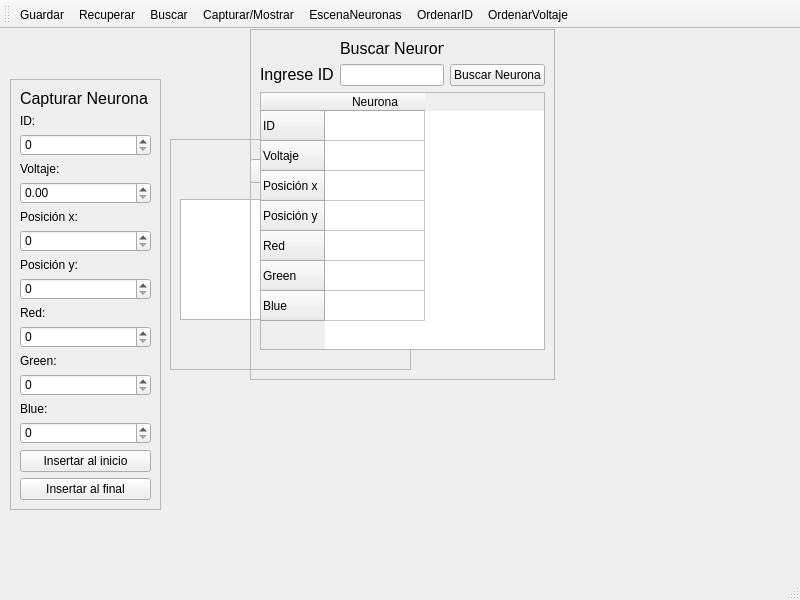
<?xml version="1.0" encoding="UTF-8"?>
<ui version="4.0">
 <class>MainWindow</class>
 <widget class="QMainWindow" name="MainWindow">
  <property name="geometry">
   <rect>
    <x>0</x>
    <y>0</y>
    <width>800</width>
    <height>600</height>
   </rect>
  </property>
  <property name="windowTitle">
   <string>MainWindow</string>
  </property>
  <widget class="QWidget" name="centralwidget">
   <widget class="QFrame" name="frame">
    <property name="geometry">
     <rect>
      <x>10</x>
      <y>50</y>
      <width>151</width>
      <height>431</height>
     </rect>
    </property>
    <property name="frameShape">
     <enum>QFrame::StyledPanel</enum>
    </property>
    <property name="frameShadow">
     <enum>QFrame::Raised</enum>
    </property>
    <layout class="QVBoxLayout" name="verticalLayout">
     <item>
      <widget class="QLabel" name="label">
       <property name="text">
        <string>&lt;html&gt;&lt;head/&gt;&lt;body&gt;&lt;p&gt;&lt;span style=&quot; font-size:12pt;&quot;&gt;Capturar Neurona&lt;/span&gt;&lt;/p&gt;&lt;/body&gt;&lt;/html&gt;</string>
       </property>
      </widget>
     </item>
     <item>
      <widget class="QLabel" name="label_2">
       <property name="text">
        <string>ID:</string>
       </property>
      </widget>
     </item>
     <item>
      <widget class="QSpinBox" name="spinBox"/>
     </item>
     <item>
      <widget class="QLabel" name="label_3">
       <property name="text">
        <string>Voltaje:</string>
       </property>
      </widget>
     </item>
     <item>
      <widget class="QDoubleSpinBox" name="doubleSpinBox"/>
     </item>
     <item>
      <widget class="QLabel" name="label_4">
       <property name="text">
        <string>Posición x:</string>
       </property>
      </widget>
     </item>
     <item>
      <widget class="QSpinBox" name="spinBox_2"/>
     </item>
     <item>
      <widget class="QLabel" name="label_6">
       <property name="text">
        <string>Posición y:</string>
       </property>
      </widget>
     </item>
     <item>
      <widget class="QSpinBox" name="spinBox_3"/>
     </item>
     <item>
      <widget class="QLabel" name="label_5">
       <property name="text">
        <string>Red:</string>
       </property>
      </widget>
     </item>
     <item>
      <widget class="QSpinBox" name="spinBox_4"/>
     </item>
     <item>
      <widget class="QLabel" name="label_7">
       <property name="text">
        <string>Green:</string>
       </property>
      </widget>
     </item>
     <item>
      <widget class="QSpinBox" name="spinBox_5"/>
     </item>
     <item>
      <widget class="QLabel" name="label_8">
       <property name="text">
        <string>Blue:</string>
       </property>
      </widget>
     </item>
     <item>
      <widget class="QSpinBox" name="spinBox_6"/>
     </item>
     <item>
      <widget class="QPushButton" name="pushButton_2">
       <property name="text">
        <string>Insertar al inicio</string>
       </property>
      </widget>
     </item>
     <item>
      <widget class="QPushButton" name="pushButton_3">
       <property name="text">
        <string>Insertar al final</string>
       </property>
      </widget>
     </item>
    </layout>
   </widget>
   <widget class="QFrame" name="frame_2">
    <property name="geometry">
     <rect>
      <x>170</x>
      <y>110</y>
      <width>241</width>
      <height>231</height>
     </rect>
    </property>
    <property name="frameShape">
     <enum>QFrame::StyledPanel</enum>
    </property>
    <property name="frameShadow">
     <enum>QFrame::Raised</enum>
    </property>
    <widget class="QPlainTextEdit" name="plainTextEdit">
     <property name="geometry">
      <rect>
       <x>10</x>
       <y>60</y>
       <width>221</width>
       <height>121</height>
      </rect>
     </property>
    </widget>
    <widget class="QPushButton" name="pushButton">
     <property name="geometry">
      <rect>
       <x>80</x>
       <y>20</y>
       <width>80</width>
       <height>24</height>
      </rect>
     </property>
     <property name="text">
      <string>Mostrar</string>
     </property>
    </widget>
   </widget>
   <widget class="QFrame" name="frame_3">
    <property name="enabled">
     <bool>true</bool>
    </property>
    <property name="geometry">
     <rect>
      <x>250</x>
      <y>0</y>
      <width>305</width>
      <height>351</height>
     </rect>
    </property>
    <property name="frameShape">
     <enum>QFrame::StyledPanel</enum>
    </property>
    <property name="frameShadow">
     <enum>QFrame::Raised</enum>
    </property>
    <layout class="QGridLayout" name="gridLayout">
     <item row="1" column="2">
      <widget class="QLineEdit" name="lineEdit"/>
     </item>
     <item row="1" column="1">
      <widget class="QLabel" name="label_10">
       <property name="text">
        <string>&lt;html&gt;&lt;head/&gt;&lt;body&gt;&lt;p&gt;&lt;span style=&quot; font-size:12pt;&quot;&gt;Ingrese ID&lt;/span&gt;&lt;/p&gt;&lt;/body&gt;&lt;/html&gt;</string>
       </property>
      </widget>
     </item>
     <item row="0" column="2">
      <widget class="QLabel" name="label_9">
       <property name="text">
        <string>&lt;html&gt;&lt;head/&gt;&lt;body&gt;&lt;p&gt;&lt;span style=&quot; font-size:12pt;&quot;&gt;Buscar Neurona&lt;/span&gt;&lt;/p&gt;&lt;/body&gt;&lt;/html&gt;</string>
       </property>
      </widget>
     </item>
     <item row="2" column="1" colspan="3">
      <widget class="QTableWidget" name="tableWidget">
       <property name="enabled">
        <bool>true</bool>
       </property>
       <row>
        <property name="text">
         <string>ID</string>
        </property>
       </row>
       <row>
        <property name="text">
         <string>Voltaje</string>
        </property>
       </row>
       <row>
        <property name="text">
         <string>Posición x</string>
        </property>
       </row>
       <row>
        <property name="text">
         <string>Posición y</string>
        </property>
       </row>
       <row>
        <property name="text">
         <string>Red</string>
        </property>
       </row>
       <row>
        <property name="text">
         <string>Green</string>
        </property>
       </row>
       <row>
        <property name="text">
         <string>Blue</string>
        </property>
       </row>
       <column>
        <property name="text">
         <string>Neurona</string>
        </property>
       </column>
       <item row="0" column="0">
        <property name="text">
         <string/>
        </property>
       </item>
       <item row="1" column="0">
        <property name="text">
         <string/>
        </property>
       </item>
      </widget>
     </item>
     <item row="3" column="1" colspan="2">
      <widget class="QLabel" name="label_11">
       <property name="text">
        <string/>
       </property>
      </widget>
     </item>
     <item row="1" column="3">
      <widget class="QPushButton" name="pushButton_4">
       <property name="text">
        <string>Buscar Neurona</string>
       </property>
      </widget>
     </item>
    </layout>
   </widget>
  </widget>
  <widget class="QStatusBar" name="statusbar"/>
  <widget class="QToolBar" name="toolBar">
   <property name="acceptDrops">
    <bool>false</bool>
   </property>
   <property name="windowTitle">
    <string>toolBar</string>
   </property>
   <property name="toolTip">
    <string/>
   </property>
   <attribute name="toolBarArea">
    <enum>TopToolBarArea</enum>
   </attribute>
   <attribute name="toolBarBreak">
    <bool>false</bool>
   </attribute>
   <addaction name="actionGuardar"/>
   <addaction name="actionRecuperar"/>
   <addaction name="actionBuscar"/>
   <addaction name="actionCapturar_Mostrar"/>
   <addaction name="actionEscenaNeuronas"/>
   <addaction name="actionOrdenarID"/>
   <addaction name="actionOrdenarVoltaje"/>
  </widget>
  <action name="actionGuardar">
   <property name="checkable">
    <bool>false</bool>
   </property>
   <property name="enabled">
    <bool>true</bool>
   </property>
   <property name="text">
    <string>Guardar</string>
   </property>
  </action>
  <action name="actionRecuperar">
   <property name="text">
    <string>Recuperar</string>
   </property>
  </action>
  <action name="actionBuscar">
   <property name="text">
    <string>Buscar</string>
   </property>
  </action>
  <action name="actionCapturar_Mostrar">
   <property name="text">
    <string>Capturar/Mostrar</string>
   </property>
  </action>
  <action name="actionEscenaNeuronas">
   <property name="text">
    <string>EscenaNeuronas</string>
   </property>
  </action>
  <action name="actionOrdenarVoltaje">
   <property name="text">
    <string>OrdenarVoltaje</string>
   </property>
  </action>
  <action name="actionOrdenarID">
   <property name="text">
    <string>OrdenarID</string>
   </property>
  </action>
 </widget>
 <resources/>
 <connections>
  <connection>
   <sender>pushButton</sender>
   <signal>clicked()</signal>
   <receiver>plainTextEdit</receiver>
   <slot>update()</slot>
   <hints>
    <hint type="sourcelabel">
     <x>269</x>
     <y>184</y>
    </hint>
    <hint type="destinationlabel">
     <x>360</x>
     <y>271</y>
    </hint>
   </hints>
  </connection>
 </connections>
</ui>
